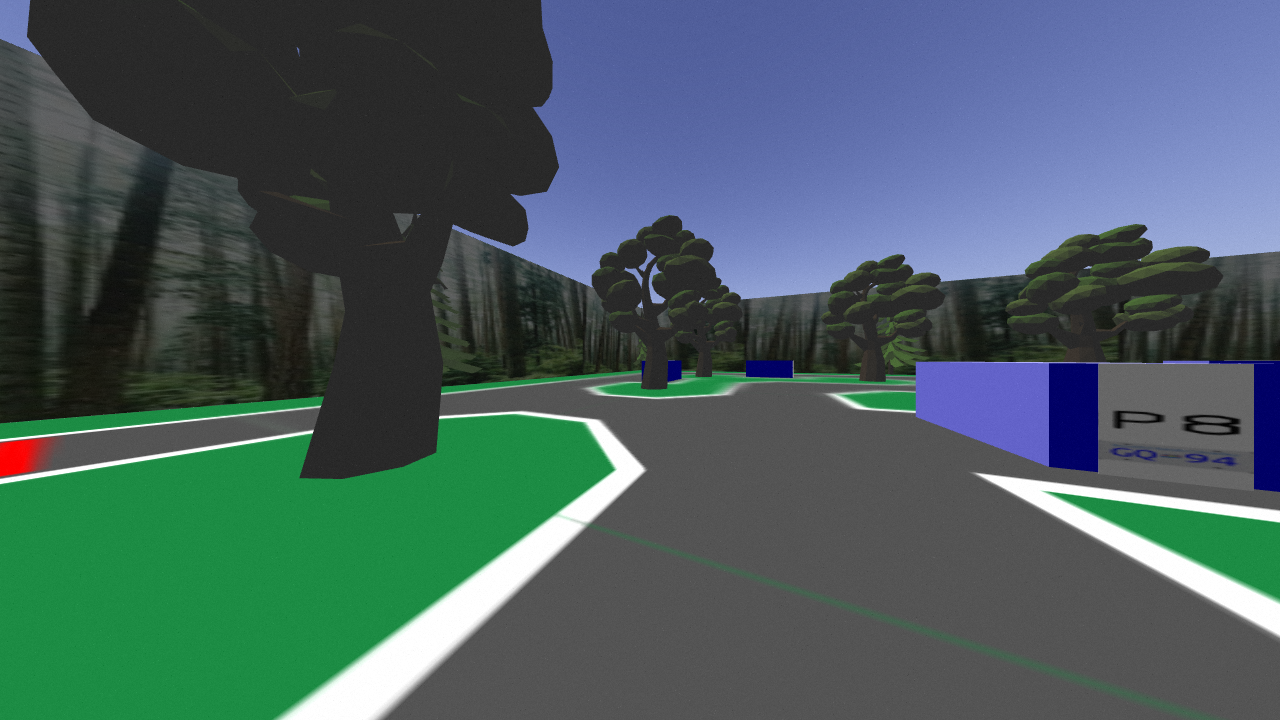
#> input picture experiments/test_images/102.png, 1280 x 720 px, found by its file name; its folder holds only this picture in this run
$ python sobel_test.py   (older library calls are emulated)
#> lines starting #> are read from the running program, lines starting #| are printed output that depends on the picture; after the words box and inside, x2 and y2 are one past the last pixel; in counts of white or black regions, pixels touching at a corner belong together
#> further down, image is the input picture: shape (720, 1280, 3); mean B, G, R 96.2, 94, 72.7
import os
import cv2
import numpy as np
import time

def slope(line):
    x1, y1, x2, y2 = line[0]
    return float(y2-y1)/(x2-x1)

def mask(image, bottom_percent=1):
#> called with bottom_percent = 0.3
    top_percent = 1 - bottom_percent
    mask = np.zeros(image.shape[:2], dtype="uint8")
    cv2.rectangle(mask, (0,int(top_percent*image.shape[0])), (image.shape[1], image.shape[0]), 255, -1)
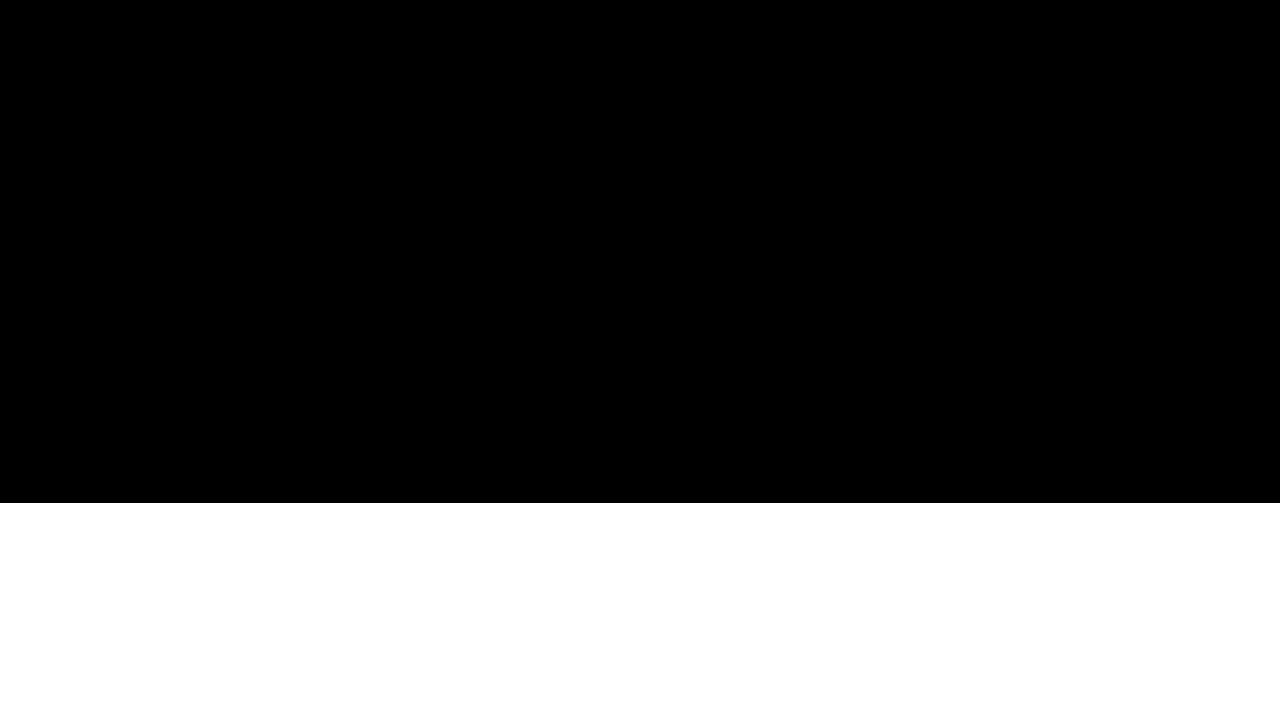
#> mask: shape (720, 1280); 30.1% white; 1 white region, box (x1, y1, x2, y2) and area: (0, 503, 1280, 720) 277760
    return cv2.bitwise_and(image, image, mask=mask)

def grayscale(image):
    return cv2.cvtColor(image, cv2.COLOR_BGR2GRAY)
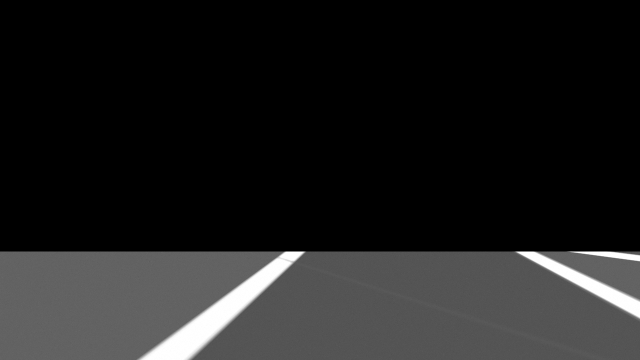
#> returned value: shape (720, 1280) (shown at 1/2 size); min 0, max 255, mean 31

def blur(image, kernel_size):
#> called with kernel_size = 15
    return cv2.GaussianBlur(image, (kernel_size, kernel_size), 0)

def threshold(image, lower_threshold, upper_threshold):
    return cv2.threshold(image, lower_threshold, upper_threshold, cv2.THRESH_BINARY)

def edge_detection(image, lower_threshold, upper_threshold):
#> called with lower_threshold = 30, upper_threshold = 130
    return cv2.Canny(image, lower_threshold, upper_threshold)
#> returned value: shape (720, 1280); 0.16% white in thin lines or dots, all inside (x1, y1, x2, y2) = (289, 506, 1280, 720)

def line_detection(image, point_threshold, min_line_length, max_line_gap):
    return cv2.HoughLinesP(image, rho=1, theta=np.pi/180, threshold=point_threshold,
    minLineLength=min_line_length, maxLineGap=max_line_gap)

def filter_lines(lines, min_slope):
    if lines is None:
        return lines
    return filter(lambda line: abs(slope(line)) >= min_slope, lines)

# [16 lines left out: functions plot_lines, plot_individual_lines, not called in this run]


def sobel(image, x, y, kernel_size):
#> called with x = 0, y = 1, kernel_size = 5
    return cv2.Sobel(image,cv2.CV_64F,x,y,ksize=kernel_size)  # y
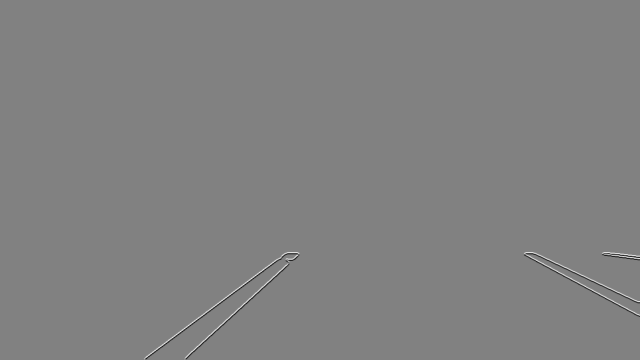
#> returned value: shape (720, 1280) float64 (shown at 1/2 size); min -8415, max 8160, mean 0.1; drawn with min black and max white

# [15 lines left out: function detect_lines, not called in this run]

def sobel_lines(image):
    line_image = mask(image, 0.3)
    cv2.imshow("Image", line_image)
    cv2.waitKey(0)
    line_image = grayscale(line_image)
    cv2.imshow("Image", line_image)
    cv2.waitKey(0)
    line_image = blur(line_image, kernel_size=15)
    cv2.imshow("Image", line_image)
    cv2.waitKey(0)
    ret, line_image = threshold(line_image, lower_threshold=240, upper_threshold=255)
    cv2.imshow("Image", line_image)
    cv2.waitKey(0)
    line_image = edge_detection(line_image, lower_threshold=30, upper_threshold=130)
    cv2.imshow("Image", line_image)
    cv2.waitKey(0)
    line_image = sobel(line_image, x=0, y=1, kernel_size=5)
    cv2.imshow("Image", line_image)
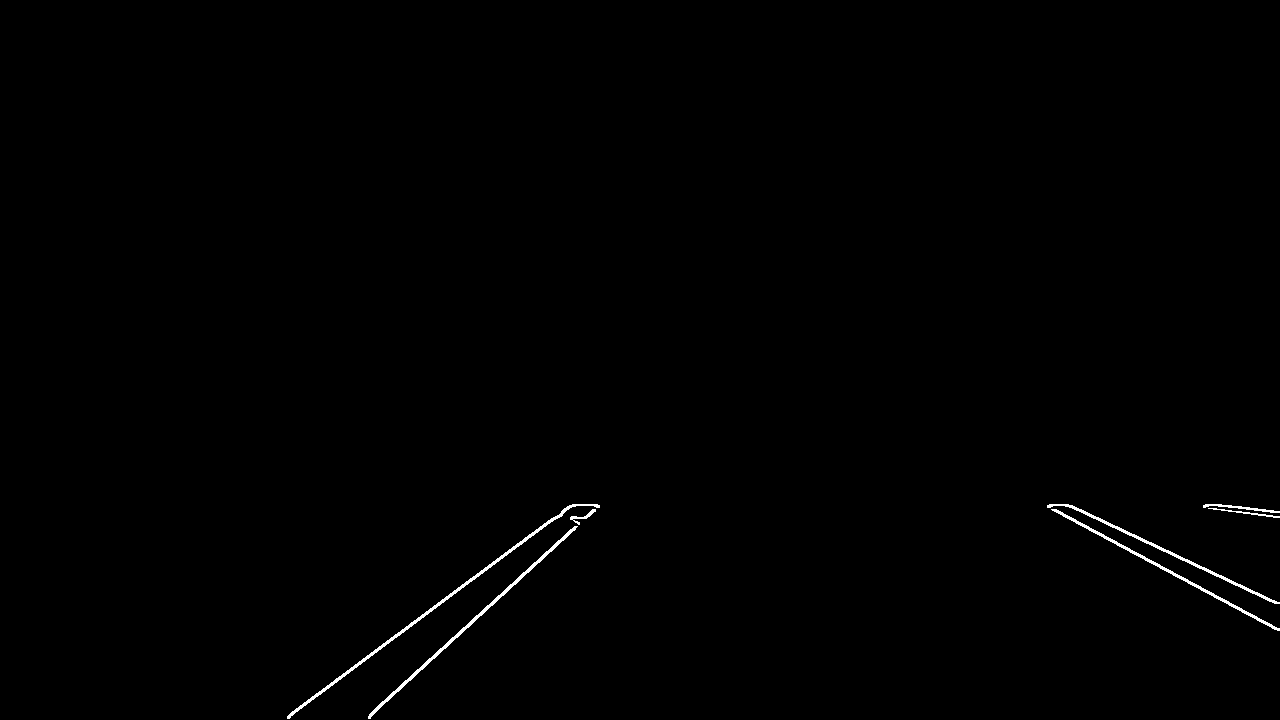
#> window 'Image': shape (720, 1280); 0.45% white in thin lines or dots, all inside (x1, y1, x2, y2) = (287, 504, 1280, 719)
    cv2.waitKey(0)
    lines = line_detection(line_image.astype(np.uint8), point_threshold=5, min_line_length=100, max_line_gap=5)
#> lines = 26 rows, first 6: [293, 718, 578, 504], [419, 674, 579, 529], [291, 718, 576, 504], [1062, 504, 1268, 604], [1047, 511, 1277, 633], [288, 718, 573, 504]
    return filter_lines(lines, 0.2)

def split_lines(lines):
    if not lines:
        return None
    left_side, right_side = [], []
    for line in lines:
        if slope(line) > 0:
            right_side.append(line)
        else:
            left_side.append(line)
    return left_side, right_side

# [9 lines left out: function plot_line_centers, not called in this run]

def plot_center(image, lines):
    if not lines:
        return image
    sides = split_lines(lines)
    if not sides[0] or not sides[1]:
        return image
    averages = []
    for side in sides:
        average_x, average_y, count = 0, 0, 0
        for line in side:
            x1, y1, x2, y2 = line[0]
            average_x += (x2 + x1)/2.0
            average_y += (y2 + y1)/2.0
            count += 1
        averages.append([int(average_x/count), int(average_y/count)])
    center_x = (averages[0][0] + averages[1][0])//2
    center_y = (averages[1][1] + averages[1][1])//2
    return cv2.circle(image, (center_x, center_y), 20, (255,0,0), -1)
#> returned value: shape (720, 1280, 3)

if __name__ == "__main__":
    folder = "experiments\\test_images\\"
    for image_file in sorted(os.listdir(folder)):
        print(image_file)
        image = cv2.imread(folder + image_file, cv2.IMREAD_COLOR)
        cv2.imshow("Image", image)
        cv2.waitKey(0)
        lines = sobel_lines(image)
        image = plot_center(image, lines)
        # lines = detect_lines(image)
        #plot_lines(image, lines, color=(150,100,250))
        cv2.imshow("Image", image)
        cv2.waitKey(0)

$ run again, on experiments/test_images/156.png
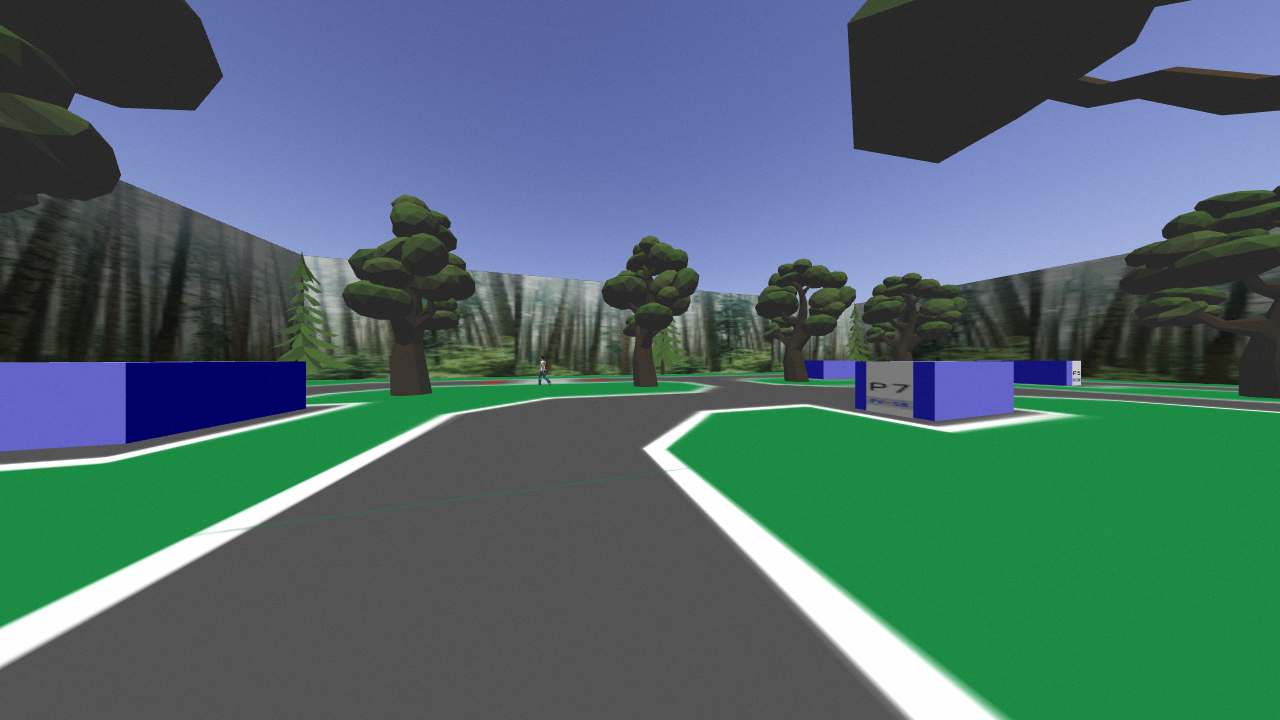
#> input picture experiments/test_images/156.png, 1280 x 720 px, found by its file name
#> image is the input picture: shape (720, 1280, 3); mean B, G, R 108.2, 106.1, 77.7
#> mask: shape (720, 1280); 30.1% white; 1 white region, box (x1, y1, x2, y2) and area: (0, 503, 1280, 720) 277760
#> in sobel_lines, `ret, line_image = threshold(line_image, lower_threshold=240, upper_thr..`:
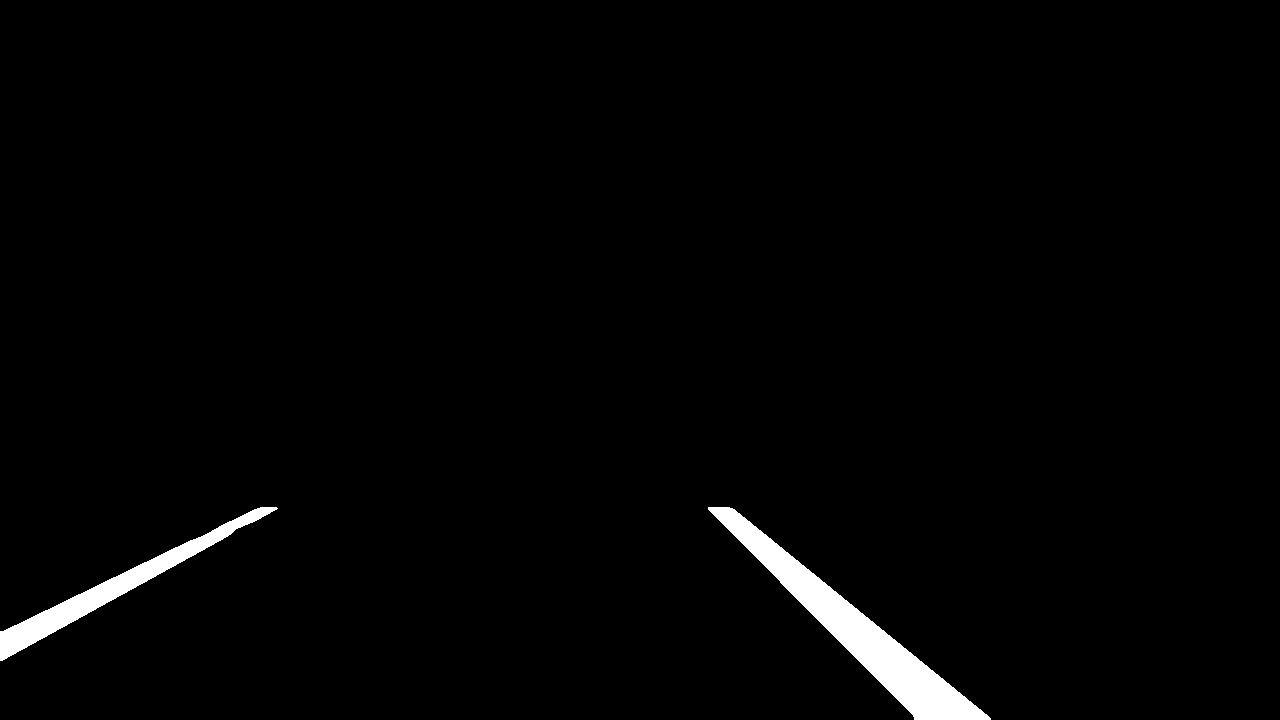
#> line_image: shape (720, 1280); 1.8% white; 2 white regions, box (x1, y1, x2, y2) and area: (708, 507, 991, 720) 10926, (0, 507, 278, 661) 5521
#> in sobel_lines, `cv2.imshow("Image", line_image)`:
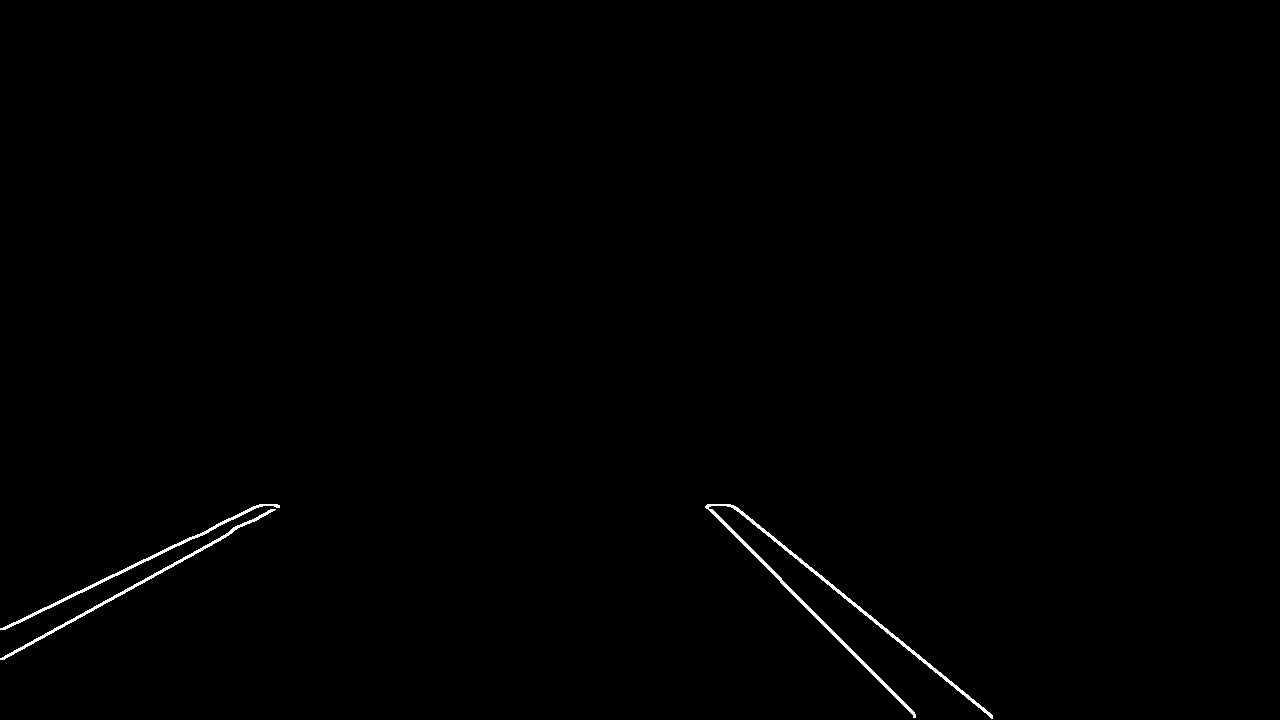
#> window 'Image': shape (720, 1280); 0.45% white; 3 white regions, box (x1, y1, x2, y2) and area: (705, 504, 993, 719) 2213, (0, 509, 276, 660) 972, (0, 504, 280, 630) 939
#> lines = 31 rows, first 6: [0, 631, 261, 504], [0, 659, 235, 534], [756, 531, 992, 716], [748, 545, 900, 707], [2, 632, 266, 504], [723, 504, 990, 713]
